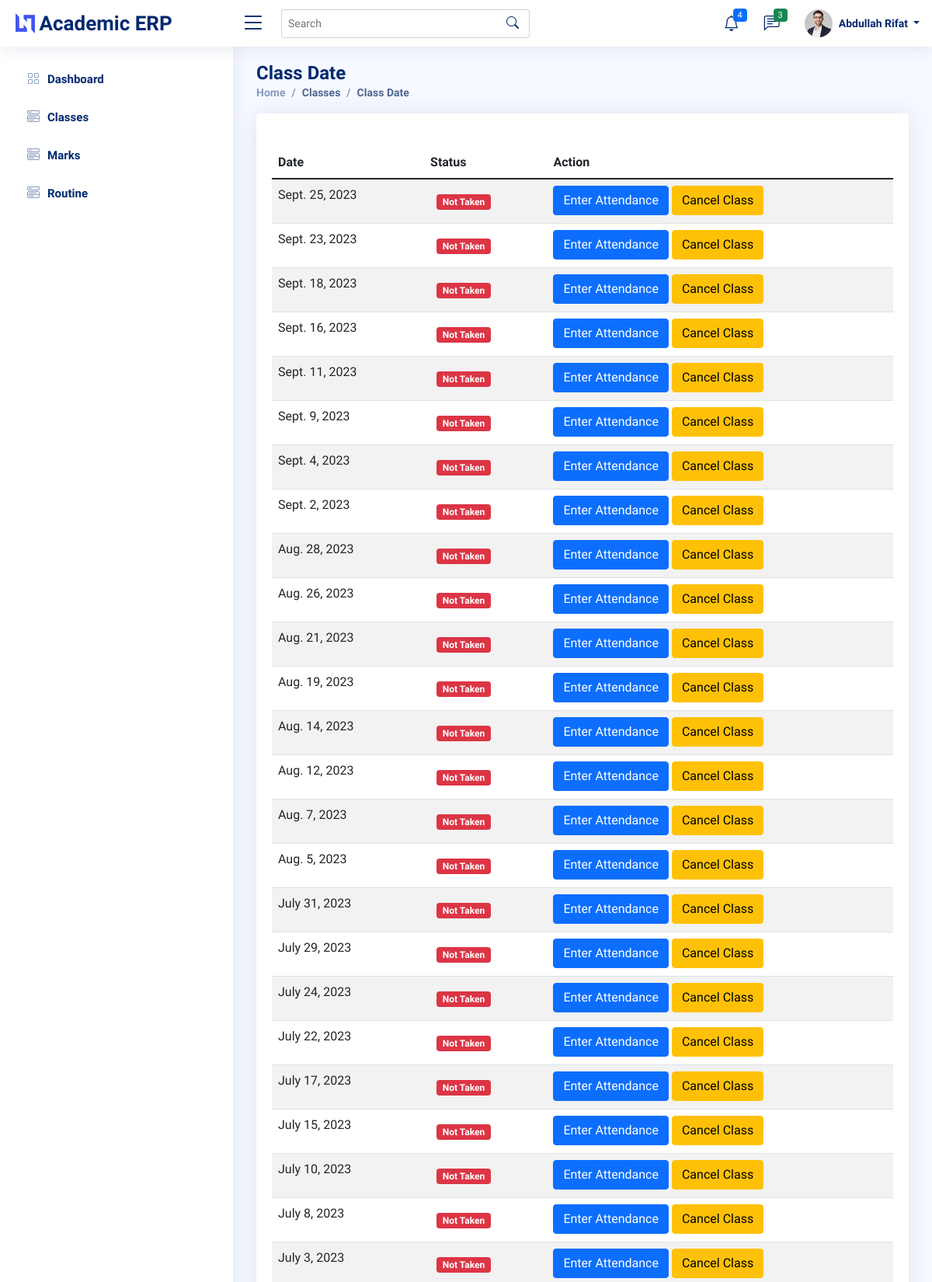
/teacher/17/ClassDates/ (signed in, upper part), run on the app's committed database.
### backend/models.py (models this page shows, shortened)
class User(AbstractUser):
    @property
    def is_teacher(self):
        if hasattr(self, 'teacher'):
            return True
        return False

class Teacher(models.Model):
    user = models.OneToOneField(User, on_delete=models.CASCADE, null=True)
    id = models.CharField(primary_key=True, max_length=100)
    dept = models.ForeignKey(Dept, on_delete=models.CASCADE, default=1)
    name = models.CharField(max_length=100)
    sex = models.CharField(max_length=50, choices=sex_choice, default='Male')
    DOB = models.DateField(default='1980-01-01')
    def __str__(self):
        return self.name

class AttendanceClass(models.Model):
    assign = models.ForeignKey(Assign, on_delete=models.CASCADE)
    date = models.DateField()
    status = models.IntegerField(default=0)
    class Meta:
        verbose_name = 'Attendance'
        verbose_name_plural = 'Attendance'

### backend/views.py (the view)
# urls.py: path('teacher/<int:assign_id>/ClassDates/', views.t_class_date, name='class_date'),
@login_required()
def t_class_date(request, assign_id):
    now = timezone.now()
    ass = get_object_or_404(Assign, id=assign_id)
    att_list = ass.attendanceclass_set.filter(date__lte=now).order_by('-date')
    return render(request, 'teacher/class_date.html', {'att_list': att_list})

### backend/templates/teacher/class_date.html
{% extends '../asset/base.html' %}
{% load static %}
{% block content %}
<main id="main" class="main">
    <div class="pagetitle">
      <h1>Class Date</h1>
      <nav>
        <ol class="breadcrumb">
          <li class="breadcrumb-item"><a href="{% url 'backend:dashboard' %}">Home</a></li>
          <li class="breadcrumb-item active">Classes</li>
          <li class="breadcrumb-item active">Class Date</li>
        </ol>
      </nav>
    </div>
    <section class="section dashboard">
      <div class="row">
        <div class="col-lg-12">
            <div class="card">
              <div class="card-body">
                <h5 class="card-title"></h5>
                <table class="table table-striped">
                  <thead>
                    <tr>
                      <th scope="col">Date</th>
                      <th scope="col">Status</th>
                      <th scope="col">Action</th>
                    </tr>
                  </thead>
                  <tbody>
                    {% for a in att_list %}
                    <tr>
                        <td>{{ a.date }}</td>
                        {% if a.status == 0 %}
                            <td class="p-3 mb-2"><span class="badge bg-danger">Not Taken</span></td>
                            <td>
                                <a class="btn btn-primary" href="{% url 'backend:attendance' a.id %}" role="button">Enter Attendance</a>
                                <a class="btn btn-warning" href="{% url 'backend:cancel_class' a.id %}">Cancel Class</>
                            </td>
                        {% elif a.status == 1 %}
                            <td class="p-3 mb-2"><span class="badge bg-success">Taken</span></td>
                            <td><a class="btn btn-secondary" href="{% url 'backend:edit_attendance' a.id %}" role="button">Edit Attendance</a> </td>
                        {% else %}
                            <td class="p-3 mb-2 "><span class="badge bg-warning">Cancelled</span></td>
                            <td><a class="btn btn-primary" href="" role="button">Enter Attendance</a></td>
                        {% endif %}
                    </tr>
                    {% empty %}
                            <p>student has no courses</p>
                    {% endfor %}
                  </tbody>
                </table>
              </div>
            </div>
        </div>
      </div>
    </section>
  </main>
{% endblock %}

### backend/templates/asset/header.html (shortened to what this page needs)
  {% load static %}
  <header id="header" class="header fixed-top d-flex align-items-center">
    <div class="d-flex align-items-center justify-content-between">
      <a href="index.html" class="logo d-flex align-items-center">
        <img src="{% static 'assets/img/logo.png' %}" alt="">
        <span class="d-none d-lg-block">Academic ERP</span>
      </a>
      <i class="bi bi-list toggle-sidebar-btn"></i>
    </div>
    <div class="search-bar">
      <form class="search-form d-flex align-items-center" method="POST" action="#">
        <input type="text" name="query" placeholder="Search" title="Enter search keyword">
        <button type="submit" title="Search"><i class="bi bi-search"></i></button>
      </form>
    </div>
    <nav class="header-nav ms-auto">
      <ul class="d-flex align-items-center">
        <li class="nav-item dropdown">
          <a class="nav-link nav-icon" href="#" data-bs-toggle="dropdown">
            <i class="bi bi-bell"></i>
            <span class="badge bg-primary badge-number">4</span>
          </a>
        </li>
        <li class="nav-item dropdown">
          <a class="nav-link nav-icon" href="#" data-bs-toggle="dropdown">
            <i class="bi bi-chat-left-text"></i>
            <span class="badge bg-success badge-number">3</span>
          </a>
        </li>
        <li class="nav-item dropdown pe-3">
          <a class="nav-link nav-profile d-flex align-items-center pe-0" href="#" data-bs-toggle="dropdown">
            <img src="{% static 'assets/img/profile-img.jpg' %}" alt="Profile" class="rounded-circle">
            <span class="d-none d-md-block dropdown-toggle ps-2">
              {% if request.user.is_teacher %}
                  {{request.user.teacher}}
                {% elif request.user.is_student %}
                  {{request.user.student}}
                {% endif %}
            </span>
          </a>
            </li>
          </ul>
    </nav>
  </header>

### static/assets/css/style.css (style rules this page uses)
:root { scroll-behavior: smooth; }
body { font-family: "Open Sans", sans-serif; background: #f6f9ff; color: #444444; }
a { color: #4154f1; text-decoration: none; }
h1, h2, h3, h4, h5, h6 { font-family: "Nunito", sans-serif; }
#main { margin-top: 60px; padding: 20px 30px; transition: all 0.3s; }
.pagetitle { margin-bottom: 10px; }
.pagetitle h1 { font-size: 24px; margin-bottom: 0; font-weight: 600; color: #012970; }
.card { margin-bottom: 30px; border: none; border-radius: 5px; box-shadow: 0px 0 30px rgba(1, 41, 112, 0.1); }
.card-title { padding: 20px 0 15px 0; font-size: 18px; font-weight: 500; color: #012970; font-family: "Poppins", sans-serif; }
.card-body { padding: 0 20px 20px 20px; }
.breadcrumb { font-size: 14px; font-family: "Nunito", sans-serif; color: #899bbd; font-weight: 600; }
.breadcrumb a { color: #899bbd; transition: 0.3s; }
.breadcrumb .breadcrumb-item::before { color: #899bbd; }
.breadcrumb .active { color: #51678f; font-weight: 600; }
.logo { line-height: 1; }
@media (min-width: 1200px) { .logo { width: 280px; } }
.logo img { max-height: 26px; margin-right: 6px; }
.logo span { font-size: 26px; font-weight: 700; color: #012970; font-family: "Nunito", sans-serif; }
.header { transition: all 0.5s; z-index: 997; height: 60px; box-shadow: 0px 2px 20px rgba(1, 41, 112, 0.1); background-color: #fff; padding-left: 20px; }
.header .toggle-sidebar-btn { font-size: 32px; padding-left: 10px; cursor: pointer; color: #012970; }
.header .search-bar { min-width: 360px; padding: 0 20px; }
.header .search-form { width: 100%; }
.header .search-form input { border: 0; font-size: 14px; color: #012970; border: 1px solid rgba(1, 41, 112, 0.2); padding: 7px 38px 7px 8px; border-radius: 3px; transition: 0.3s; width: 100%; }
.header .search-form button { border: 0; padding: 0; margin-left: -30px; background: none; }
.header .search-form button i { color: #012970; }
.header-nav ul { list-style: none; }
.header-nav > ul { margin: 0; padding: 0; }
.header-nav .nav-icon { font-size: 20px; color: #012970; }
.header-nav .nav-profile { color: #012970; }
.header-nav .nav-profile img { max-height: 36px; }
.header-nav .nav-profile span { font-size: 14px; font-weight: 600; }
.header-nav .badge-number { position: absolute; inset: 4px 6px auto auto; font-weight: normal; font-size: 11px; padding: 3px 6px; }
@media (min-width: 1200px) { #main, #footer { margin-left: 300px; } }

### data on the page
User: user.teacher "Abdullah Rifat"
AttendanceClass: date "Sept. 25, 2023", status "Not Taken"
AttendanceClass: date "Sept. 23, 2023", status "Not Taken"
AttendanceClass: date "Sept. 18, 2023", status "Not Taken"
AttendanceClass: date "Sept. 16, 2023", status "Not Taken"
AttendanceClass: date "Sept. 11, 2023", status "Not Taken"
AttendanceClass: date "Sept. 9, 2023", status "Not Taken"
AttendanceClass: date "Sept. 4, 2023", status "Not Taken"
AttendanceClass: date "Sept. 2, 2023", status "Not Taken"
AttendanceClass: date "Aug. 28, 2023", status "Not Taken"
AttendanceClass: date "Aug. 26, 2023", status "Not Taken"
AttendanceClass: date "Aug. 21, 2023", status "Not Taken"
AttendanceClass: date "Aug. 19, 2023", status "Not Taken"
AttendanceClass: date "Aug. 14, 2023", status "Not Taken"
AttendanceClass: date "Aug. 12, 2023", status "Not Taken"
AttendanceClass: date "Aug. 7, 2023", status "Not Taken"
AttendanceClass: date "Aug. 5, 2023", status "Not Taken"
AttendanceClass: date "July 31, 2023", status "Not Taken"
AttendanceClass: date "July 29, 2023", status "Not Taken"
AttendanceClass: date "July 24, 2023", status "Not Taken"
AttendanceClass: date "July 22, 2023", status "Not Taken"
AttendanceClass: date "July 17, 2023", status "Not Taken"
AttendanceClass: date "July 15, 2023", status "Not Taken"
AttendanceClass: date "July 10, 2023", status "Not Taken"
AttendanceClass: date "July 8, 2023", status "Not Taken"
AttendanceClass: date "July 3, 2023", status "Not Taken"
